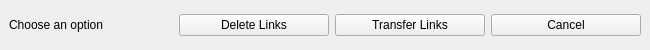
<?xml version="1.0" encoding="UTF-8"?>
<ui version="4.0">
 <class>SingleBranchingNodeDeletionWidget</class>
 <widget class="QDockWidget" name="SingleBranchingNodeDeletionWidget">
  <property name="geometry">
   <rect>
    <x>0</x>
    <y>0</y>
    <width>650</width>
    <height>50</height>
   </rect>
  </property>
  <property name="minimumSize">
   <size>
    <width>650</width>
    <height>50</height>
   </size>
  </property>
  <property name="maximumSize">
   <size>
    <width>6000</width>
    <height>66</height>
   </size>
  </property>
  <property name="allowedAreas">
   <set>Qt::AllDockWidgetAreas</set>
  </property>
  <property name="windowTitle">
   <string>DockWidget</string>
  </property>
  <widget class="QWidget" name="dockWidgetContents">
   <layout class="QHBoxLayout" name="horizontalLayout">
    <item>
     <widget class="QLabel" name="label">
      <property name="text">
       <string>Choose an option</string>
      </property>
     </widget>
    </item>
    <item>
     <widget class="QPushButton" name="deleteButton">
      <property name="maximumSize">
       <size>
        <width>150</width>
        <height>16777215</height>
       </size>
      </property>
      <property name="text">
       <string>Delete Links</string>
      </property>
     </widget>
    </item>
    <item>
     <widget class="QPushButton" name="trasferButton">
      <property name="maximumSize">
       <size>
        <width>150</width>
        <height>16777215</height>
       </size>
      </property>
      <property name="text">
       <string>Transfer Links</string>
      </property>
     </widget>
    </item>
    <item>
     <widget class="QPushButton" name="cancelButton">
      <property name="maximumSize">
       <size>
        <width>150</width>
        <height>16777215</height>
       </size>
      </property>
      <property name="text">
       <string>Cancel</string>
      </property>
     </widget>
    </item>
   </layout>
  </widget>
 </widget>
 <resources/>
 <connections/>
</ui>
